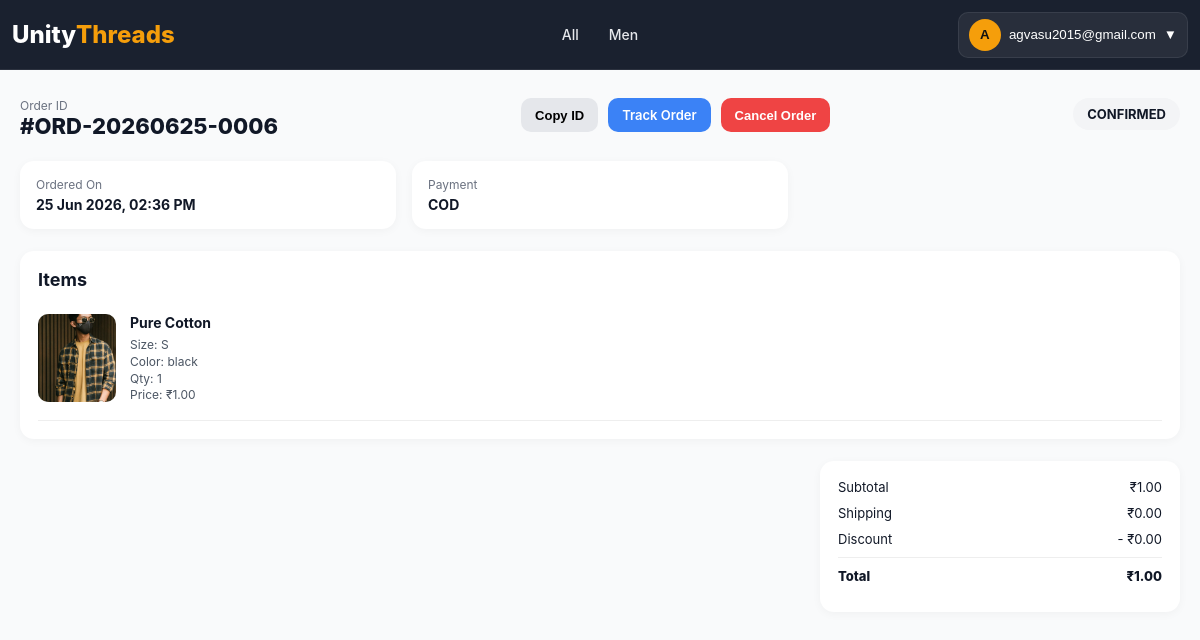
The page /orders/detail/ORD-20260625-0006/ (signed in) on the database its author committed.
### products/models.py (models this page shows, shortened)
class BaseModel(models.Model):
    created_at = models.DateTimeField(
        auto_now_add=True
    )
    updated_at = models.DateTimeField(
        auto_now=True
    )
    class Meta:
        abstract = True

class Category(BaseModel):
    name = models.CharField(
        max_length=100,
        unique=True
    )
    slug = models.SlugField(
        unique=True,
        blank=True
    )
    image = models.ImageField(
        upload_to='categories/',
        blank=True,
        null=True
    )
    is_active = models.BooleanField(default=True)
    class Meta:
        verbose_name_plural = "Categories"
        ordering = ['name']
        indexes = [
            models.Index(fields=['slug']),
            models.Index(fields=['is_active']),
        ]

### accounts/models.py (models this page shows, shortened)
class User(AbstractUser):
    username = None
    email = models.EmailField(
        unique=True
    )
    phone = models.CharField(
        max_length=10,
        unique=True
    )
    full_name = models.CharField(
        max_length=150
    )
    is_email_verified = models.BooleanField(
        default=False
    )
    USERNAME_FIELD = "email"
    REQUIRED_FIELDS = ["phone"]
    objects = UserManager()

### orders/models.py (models this page shows, shortened)
class Order(models.Model):
    user = models.ForeignKey(settings.AUTH_USER_MODEL, on_delete=models.CASCADE, related_name="orders")
    order_id = models.CharField(max_length=20, unique=True)
    payment_method = models.CharField(max_length=20, choices=PaymentMethod.choices, default=PaymentMethod.COD)
    payment_status = models.CharField(max_length=20, choices=PaymentStatus.choices, default=PaymentStatus.PENDING)
    status = models.CharField(max_length=30, choices=OrderStatus.choices, default=OrderStatus.PENDING)
    shipping_status = models.CharField(max_length=30, choices=ShippingStatus.choices, default=ShippingStatus.PENDING)
    subtotal = models.DecimalField(max_digits=10, decimal_places=2, default=Decimal("0.00"))
    shipping_charge = models.DecimalField(max_digits=10, decimal_places=2, default=Decimal("0.00"))
    discount = models.DecimalField(max_digits=10, decimal_places=2, default=Decimal("0.00"))
    total = models.DecimalField(max_digits=10, decimal_places=2, default=Decimal("0.00"))
    courier_partner = models.CharField(max_length=100, blank=True, null=True)
    tracking_number = models.CharField(max_length=100, blank=True, null=True)
    estimated_delivery = models.DateField(blank=True, null=True)
    shipped_at = models.DateTimeField(blank=True, null=True)
    delivered_at = models.DateTimeField(blank=True, null=True)
    payment_reference = models.CharField(max_length=100, null=True, blank=True)
    coupon = models.ForeignKey(
        "discounts.Coupon",
        on_delete=models.SET_NULL,
        null=True,
        blank=True,
        related_name="orders"
    )
    created_at = models.DateTimeField(auto_now_add=True)
    updated_at = models.DateTimeField(auto_now=True)
    refund_status = models.CharField(
        max_length=20,
        choices=[
            ("NOT_REQUESTED", "Not Requested"),
            ("REQUESTED", "Requested"),
            ("APPROVED", "Approved"),
            ("COMPLETED", "Completed"),
            ("REJECTED", "Rejected"),
        ],
        default="NOT_REQUESTED"
    )
    refund_method = models.CharField(
        max_length=20,
        choices=[
            ("UPI", "UPI"),
            ("BANK", "Bank Transfer"),
            ("WALLET", "Wallet"),
            ("CASH", "Cash Adjustment"),
        ],
        blank=True,
        null=True
    )
    refund_reference = models.CharField(
        max_length=100,
        blank=True,
        null=True
    )
    refunded_at = models.DateTimeField(
        blank=True,
        null=True
    )
    from django.utils import timezone

class OrderItem(models.Model):
    order = models.ForeignKey(Order, on_delete=models.CASCADE, related_name="items")
    product_name = models.CharField(max_length=255)
    product_image = models.ImageField(upload_to="orders/products/", blank=True, null=True)
    variant_id = models.IntegerField()
    sku = models.CharField(
        max_length=100,
        blank=True,
        null=True
    )
    size = models.CharField(max_length=50)
    color = models.CharField(max_length=50)
    price = models.DecimalField(max_digits=10, decimal_places=2)
    quantity = models.PositiveIntegerField()

### orders/views.py (the view)
@login_required
def order_detail(request, order_id):
    order = get_object_or_404(
        Order.objects.prefetch_related(
            "items"
        ),
        order_id=order_id,
        user=request.user
    )
    return render(request, "orders/detail.html", {
        "order": order,
        "items": order.items.all()
    })

### home/context_processors.py (called while the page is built)
def global_data(request):
    return {
        "categories": Category.objects.all()
    }

### orders/templates/orders/detail.html (shortened to what this page needs)
{% load static %}
<!DOCTYPE html>
<html lang="en">
<head>
    <link rel="stylesheet" href="{% static 'orders/css/detail.css' %}">
</head>
<body>
{% include 'partials/navbar.html' %}
<main class="detail-container">
    <section class="detail-header">
        <div class="order-title">
            <p class="small-text">Order ID</p>
            <h1>#{{ order.order_id }}</h1>
        </div>
        <div class="header-actions">
            <button class="copy-btn"
                    onclick="copyOrderId('{{ order.order_id }}')">
                Copy ID
            </button>
            <a class="track-btn"
               href="/orders/track/{{ order.order_id }}/">
                Track Order
            </a>
            {% if order.status == "PENDING" or order.status == "CONFIRMED" %}
            <button class="cancel-btn"
                    onclick="cancelOrder('{{ order.order_id }}')">
                Cancel Order
            </button>
            {% endif %}
        </div>
        <div class="status-box {{ order.status|lower }}">
            {{ order.status }}
        </div>
    </section>
    <section class="meta-grid">
        <div class="meta-card">
            <p>Ordered On</p>
            <h3>{{ order.created_at|date:"d M Y, h:i A" }}</h3>
        </div>
        <div class="meta-card">
            <p>Payment</p>
            <h3>{{ order.payment_method }}</h3>
        </div>
    </section>
    <section class="items-section">
        <h2>Items</h2>
        {% for item in items %}
        <div class="item-card">
            <div class="item-left">
                <div class="item-image">
                    {% if item.product_image %}
                        <img src="{{ item.product_image.url }}">
                    {% endif %}
                </div>
                <div class="item-info">
                    <h3>{{ item.product_name }}</h3>
                    <p>Size: {{ item.size }}</p>
                    <p>Color: {{ item.color }}</p>
                    <p>Qty: {{ item.quantity }}</p>
                    <p>Price: ₹{{ item.price }}</p>
                </div>
            </div>
        </div>
        {% endfor %}
    </section>
    <section class="summary-card">
        <div class="summary-row">
            <span>Subtotal</span>
            <span>₹{{ order.subtotal }}</span>
        </div>
        <div class="summary-row">
            <span>Shipping</span>
            <span>₹{{ order.shipping_charge }}</span>
        </div>
        <div class="summary-row">
            <span>Discount</span>
            <span>- ₹{{ order.discount }}</span>
        </div>
        <div class="summary-row total">
            <span>Total</span>
            <span>₹{{ order.total }}</span>
        </div>
    </section>
</main>
</body>
</html>

### home/templates/partials/navbar.html (shortened to what this page needs)
{% load static %}
<link rel="stylesheet" href="{% static 'home/css/navbar.css' %}">
<header class="header" id="header">
    <a href="/" class="logo">
        Unity<span>Threads</span>
    </a>
      <nav class="nav" id="nav">
    <a href="{% url 'product_list' %}">All</a>
    {% for category in categories %}
        <a href="{% url 'product_list' %}?category={{ category.slug }}">
            {{ category.name }}
        </a>
    {% endfor %}
</nav>
    <div class="nav-actions">
        {% if request.user.is_authenticated %}
        <div class="account-dropdown" id="accountWrapper">
            <button class="account-btn" id="accountBtn" type="button">
                <span class="account-avatar">
                    {{ request.user.full_name|default:request.user.email|first|upper }}
                </span>
                <span class="account-name">
                    {{ request.user.full_name|default:request.user.email }}
                </span>
                <span class="dropdown-icon">▼</span>
            </button>
        </div>
        {% endif %}
    </div>
</header>

### orders/static/orders/css/detail.css (style rules this page uses)
* { margin: 0; padding: 0; box-sizing: border-box; }
body { background: #f5f7fb; font-family: Arial, sans-serif; color: #111827; padding-top: 70px; overflow-x: clip; }
.detail-container { max-width: 1200px; margin: auto; padding: 28px 20px; }
.detail-header { display: flex; justify-content: space-between; align-items: flex-start; gap: 16px; flex-wrap: wrap; margin-bottom: 22px; }
.order-title h1 { font-size: 22px; font-weight: 800; }
.small-text { font-size: 12px; color: #6b7280; }
.header-actions { display: flex; flex-wrap: wrap; gap: 10px; }
.copy-btn, .track-btn, .cancel-btn { padding: 9px 14px; border-radius: 10px; border: none; font-size: 13px; font-weight: 600; cursor: pointer; transition: 0.25s ease; white-space: nowrap; }
.copy-btn { background: #e5e7eb; }
.track-btn { background: #3b82f6; color: #fff; text-decoration: none; display: inline-flex; align-items: center; }
.cancel-btn { background: #ef4444; color: #fff; }
.status-box { padding: 8px 14px; border-radius: 20px; font-weight: 700; font-size: 13px; background: #f3f4f6; }
.meta-grid { display: grid; grid-template-columns: repeat(3, 1fr); gap: 16px; margin-bottom: 22px; }
.meta-card { background: #fff; padding: 16px; border-radius: 14px; box-shadow: 0 2px 10px rgba(0,0,0,0.04); }
.meta-card p { font-size: 12px; color: #6b7280; }
.meta-card h3 { font-size: 14px; margin-top: 4px; }
.items-section { background: #fff; padding: 18px; border-radius: 14px; margin-bottom: 22px; box-shadow: 0 2px 10px rgba(0,0,0,0.04); }
.items-section h2 { font-size: 18px; margin-bottom: 10px; }
.item-card { display: flex; justify-content: space-between; align-items: flex-start; padding: 14px 0; border-bottom: 1px solid #eee; gap: 12px; }
.item-left { display: flex; gap: 14px; align-items: flex-start; }
.item-image img { width: 78px; height: 88px; object-fit: cover; border-radius: 10px; }
.item-info h3 { font-size: 14px; margin-bottom: 6px; }
.item-info p { font-size: 12px; color: #4b5563; line-height: 1.4; }
.summary-card { width: 360px; margin-left: auto; background: #fff; padding: 18px; border-radius: 14px; box-shadow: 0 2px 10px rgba(0,0,0,0.04); }
.summary-row { display: flex; justify-content: space-between; margin-bottom: 10px; font-size: 13px; }
.summary-row.total { font-weight: 800; border-top: 1px solid #eee; padding-top: 10px; }

### home/static/home/css/navbar.css (style rules this page uses)
* { margin: 0; padding: 0; box-sizing: border-box; }
body { font-family: Inter, Arial, sans-serif; background: #f9fafb; color: #111827; }
html { scroll-behavior: smooth; }
.header { z-index: 10000; position: fixed; top: 0; left: 0; width: 100%; height: 70px; display: flex; align-items: center; background: rgba(17, 24, 39, 0.96); backdrop-filter: blur(14px); border-bottom: 1px solid rgba(255, 255, 255, 0.08); z-index: 999999; }
.logo { font-size: 24px; font-weight: 800; color: #fff; text-decoration: none; display: flex; align-items: center; padding-left: 12px; }
.logo span { color: #f59e0b; }
.nav { position: absolute; left: 50%; transform: translateX(-50%); display: flex; align-items: center; gap: 10px; }
.nav a { color: #e5e7eb; text-decoration: none; font-size: 14px; font-weight: 500; padding: 6px 10px; border-radius: 8px; transition: 0.2s ease; white-space: nowrap; }
.nav-actions { margin-left: auto; display: flex; align-items: center; gap: 10px; padding-right: 12px; }
.account-btn { display: flex; align-items: center; gap: 8px; position: relative; padding: 6px 10px; background: rgba(255, 255, 255, 0.06); border: 1px solid rgba(255, 255, 255, 0.08); border-radius: 10px; color: #fff; cursor: pointer; }
.account-avatar { width: 32px; height: 32px; display: flex; align-items: center; justify-content: center; border-radius: 50%; background: #f59e0b; font-weight: 700; color: #111; }

### rows shown on the page
Category: name "Men"
User: user.full_name|first "A", user.full_name "agvasu2015@gmail.com"
Order: order_id "ORD-20260625-0006", status "CONFIRMED", created_at "25 Jun 2026, 02:36 PM", payment_method "COD", subtotal "1.00", shipping_charge "0.00", discount "0.00", total "1.00"
OrderItem: product_image (picture), product_name "Pure Cotton", size "S", color "black", quantity "1", price "1.00"
